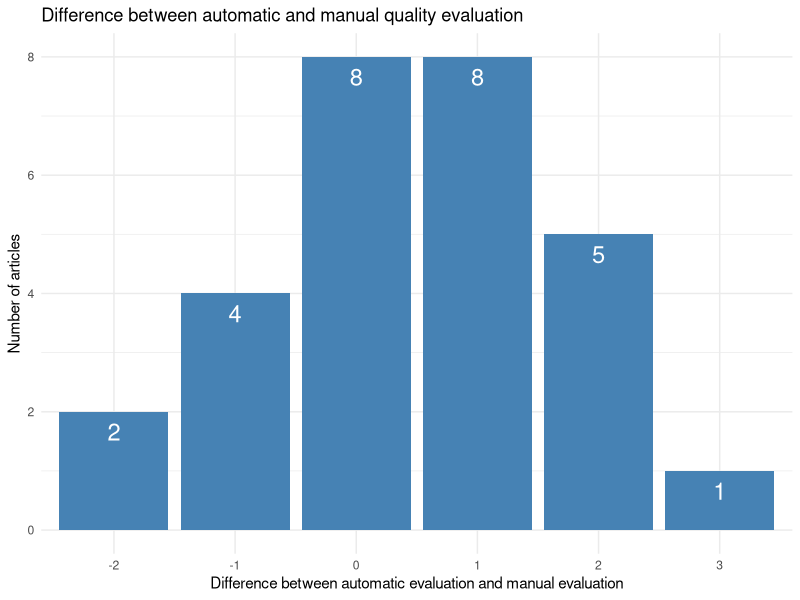
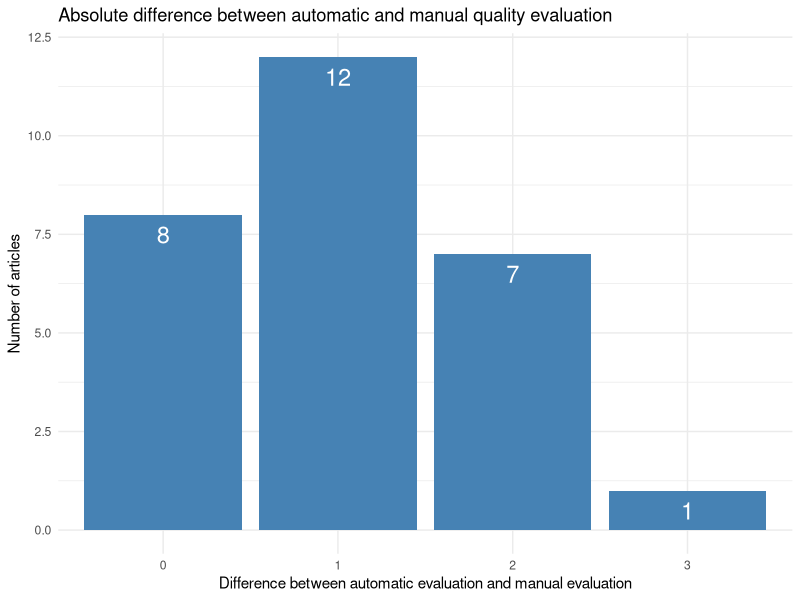

Recreate these plots in R, in order.
## ---- chunk 1
knitr::opts_chunk$set(echo = TRUE)
## ---- chunk 2
library(ggplot2)
## ---- chunk 3
ranking_manual <- c(4, 3, 3, 3, 3, 3, 2, 2, 2 , 2, 2, 2, 2, 2, 2, 2, 1, 1, 1, 1, 0, 0, 0, 0, 0, 0, 0, 0)

ranking_auto <- c(3, 3, 3, 3, 3, 2, 4, 4, 3, 3, 2, 2, 1, 1, 0, 0, 2, 2, 2, 2, 3, 2, 2, 2, 1, 1, 0, 0)
## ---- chunk 4
difference <- ranking_auto-ranking_manual
difference
## ---- chunk 5
difference_absolue <- abs(difference)
difference_absolue
## ---- chunk 6
summary(difference)
summary(difference_absolue)
## ---- chunk 7
table(difference)
table(difference_absolue)
## ---- chunk 8
diff_to_plot <- as.data.frame(table(difference))
abs_diff_to_plot <- as.data.frame(table(difference_absolue))
## ---- chunk 9
p<-ggplot(data=diff_to_plot, aes(x=difference, y=Freq)) +
  geom_bar(stat="identity", fill="steelblue")+
  geom_text(aes(label=Freq), vjust=1.6, color="white", size=6)+
  theme_minimal()

p + ggtitle("Difference between automatic and manual quality evaluation") + xlab("Difference between automatic evaluation and manual evaluation") + ylab("Number of articles")
## ---- chunk 10
p<-ggplot(data=abs_diff_to_plot, aes(x=difference_absolue, y=Freq)) +
  geom_bar(stat="identity", fill="steelblue")+
  geom_text(aes(label=Freq), vjust=1.6, color="white", size=6)+
  theme_minimal()

p + ggtitle("Absolute difference between automatic and manual quality evaluation") + xlab("Difference between automatic evaluation and manual evaluation") + ylab("Number of articles")
## ---- chunk 11
library(Hmisc)
df<-data.frame("auto"=ranking_auto, "manual"=ranking_manual)

cor(df)
cor(df, method = "spearman")
rcorr(as.matrix(df))
